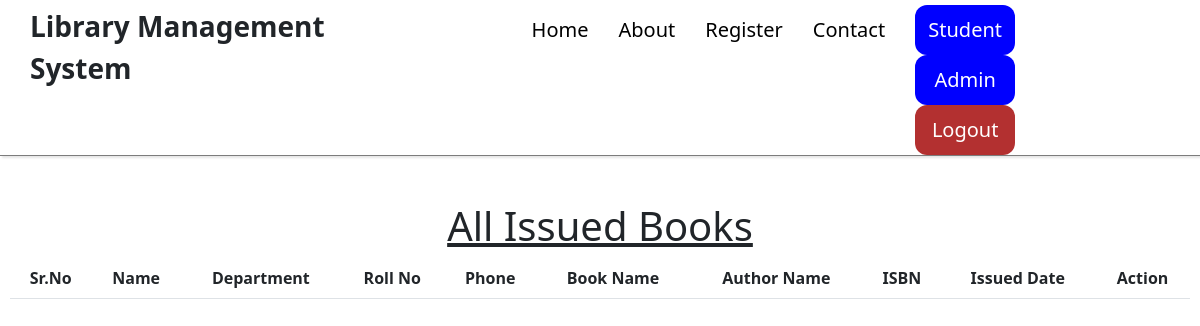
The page /view_issued_book/ (signed in) on the database as committed earlier.
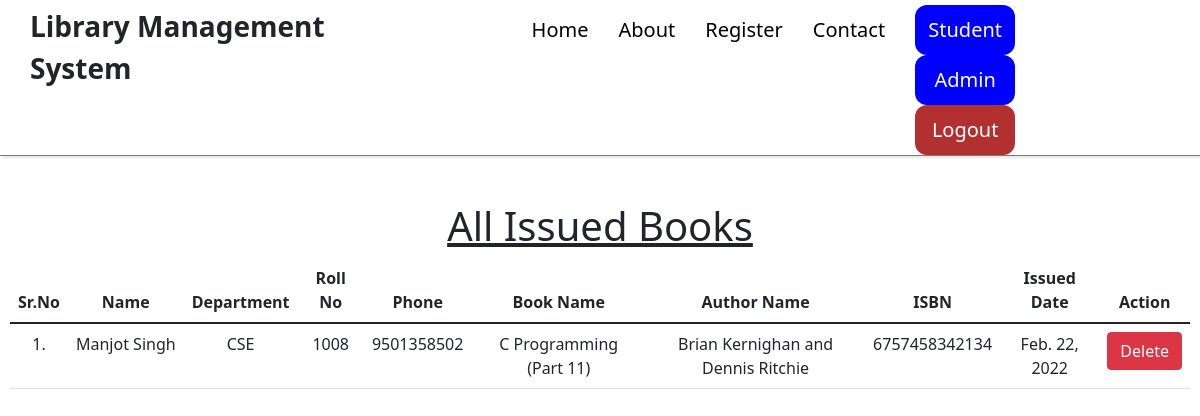
The same page on the database as committed later.
### library/models.py (models this page shows, shortened)
class IssuedBook(models.Model):
    student_name= models.ForeignKey(Student, on_delete=models.CASCADE,null=True)
    book_name= models.ForeignKey(Book,on_delete=models.CASCADE,null=True)
    author_name = models.CharField(max_length=200,null=True)
    isbn = models.CharField(max_length=13)
    Volume = models.CharField(max_length=50,null=True)
    category = models.CharField(max_length=100,null=True)
    issued_date = models.DateField(auto_now=True)

class Student(models.Model):
    user = models.OneToOneField(User, on_delete=models.CASCADE)
    student_dob = models.DateField(auto_now_add=False)
    gender= models.CharField(max_length=10)
    branch = models.CharField(max_length=10)
    roll_no = models.CharField(max_length=3, blank=True)
    phone = models.CharField(max_length=10, blank=True)
    image = models.ImageField(upload_to="uploads/profile-pic/")

class Book(models.Model):
    name = models.CharField(max_length=200)
    author = models.CharField(max_length=200)
    isbn = models.PositiveIntegerField()
    category = models.CharField(max_length=50)
    book_image = models.ImageField(upload_to='uploads/book/image/',null=True,default="")
    book_src = models.FileField(upload_to='uploads/book/book-pdf',null=True)
    volume =  models.CharField(max_length=100,null=True)
    description = models.CharField(max_length=300,null=True)
    availability = models.BooleanField(default=True)
    published_date = models.DateField(auto_now=False,null=True)

### library/views.py (the view)
# urls.py: path("view_issued_book/", view_issued_book, name="view_issued_book"),
@login_required(login_url = '/admin_login')
def view_issued_book(request):
    issuedBooks = IssuedBook.objects.all()
    return render(request, "admin/view_issued_book.html", {'issuedBooks':issuedBooks})

### templates/admin/view_issued_book.html (shortened to what this page needs)
{% extends 'common/basic.html' %}
{% load static %}
{% block body %}
<div class="container mt-4" style="margin: 0; padding: 10px; min-width: 100%;">
    <h1 class="text-center"><u>All Issued Books</u></h1>
    <table class="table table-hover" id="example">
        <thead>
            <tr class="text-center">
                <th>Sr.No</th>
                <th>Name</th>
                <th>Department</th>
                <th>Roll No</th>
                <th>Phone</th>
                <th>Book Name</th>
                <th>Author Name</th>
                <th>ISBN</th>
                <th>Issued Date</th>
                <th>Action</th>
            </tr>
        </thead>
        <tbody>
            {% for books in issuedBooks %}
            <tr class="text-center">
                <td>{{forloop.counter}}.</td>
                <td>{{books.student_name.user.first_name}}&nbsp;{{books.student_name.user.last_name}}</td>
                <td>{{books.student_name.branch}}</td>
                <td>{{books.student_name.roll_no}}</td>
                <td>{{books.student_name.phone}}</td>
                <td>{{books.book_name.name}} ({{books.book_name.volume}})</td>
                <td>{{books.book_name.author}}</td>
                <td>{{books.book_name.isbn}}</td>
                <td>{{books.issued_date}}</td>
                <td><a href="#" class="btn btn-danger" onclick="return confirm('Are you sure you want to delete this issued book details?')">Delete</a></td>
            </tr>
            {% endfor %}
        </tbody>
    </table>
    </div>
{% endblock %}

Rows that differ between the two databases and show on the page:
added IssuedBook: student_name.user.first_name "Manjot", student_name.user.last_name "Singh", student_name.branch "CSE", student_name.roll_no "1008", student_name.phone "9501358502", book_name.name "C Programming", book_name.volume "Part 11", book_name.author "Brian Kernighan and Dennis Ritchie", book_name.isbn "6757458342134", issued_date "Feb. 22, 2022"
